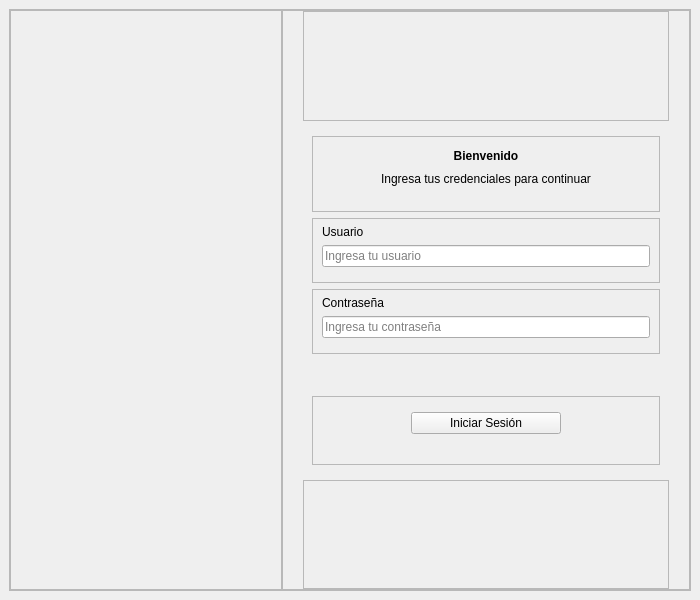
<?xml version="1.0" encoding="UTF-8"?>
<ui version="4.0">
 <class>LoginWindow</class>
 <widget class="QMainWindow" name="LoginWindow">
  <property name="geometry">
   <rect>
    <x>0</x>
    <y>0</y>
    <width>700</width>
    <height>600</height>
   </rect>
  </property>
  <property name="maximumSize">
   <size>
    <width>700</width>
    <height>600</height>
   </size>
  </property>
  <property name="windowTitle">
   <string>LoginWindow</string>
  </property>
  <widget class="QWidget" name="centralwidget">
   <layout class="QHBoxLayout" name="horizontalLayout">
    <item>
     <widget class="QFrame" name="frame">
      <property name="frameShape">
       <enum>QFrame::Shape::StyledPanel</enum>
      </property>
      <property name="frameShadow">
       <enum>QFrame::Shadow::Raised</enum>
      </property>
      <layout class="QHBoxLayout" name="horizontalLayout_2" stretch="2,3">
       <property name="spacing">
        <number>0</number>
       </property>
       <property name="leftMargin">
        <number>0</number>
       </property>
       <property name="topMargin">
        <number>0</number>
       </property>
       <property name="rightMargin">
        <number>0</number>
       </property>
       <property name="bottomMargin">
        <number>0</number>
       </property>
       <item>
        <widget class="QFrame" name="left_frame">
         <property name="frameShape">
          <enum>QFrame::Shape::StyledPanel</enum>
         </property>
         <property name="frameShadow">
          <enum>QFrame::Shadow::Raised</enum>
         </property>
         <property name="lineWidth">
          <number>1</number>
         </property>
        </widget>
       </item>
       <item>
        <widget class="QFrame" name="right_frame">
         <property name="frameShape">
          <enum>QFrame::Shape::StyledPanel</enum>
         </property>
         <property name="frameShadow">
          <enum>QFrame::Shadow::Raised</enum>
         </property>
         <property name="midLineWidth">
          <number>-1</number>
         </property>
         <layout class="QVBoxLayout" name="verticalLayout" stretch="1,2,1">
          <property name="leftMargin">
           <number>20</number>
          </property>
          <property name="topMargin">
           <number>0</number>
          </property>
          <property name="rightMargin">
           <number>20</number>
          </property>
          <property name="bottomMargin">
           <number>0</number>
          </property>
          <item>
           <widget class="QFrame" name="frame_4">
            <property name="frameShape">
             <enum>QFrame::Shape::StyledPanel</enum>
            </property>
            <property name="frameShadow">
             <enum>QFrame::Shadow::Raised</enum>
            </property>
            <property name="lineWidth">
             <number>0</number>
            </property>
           </widget>
          </item>
          <item>
           <widget class="QFrame" name="panel_login">
            <property name="frameShape">
             <enum>QFrame::Shape::NoFrame</enum>
            </property>
            <property name="frameShadow">
             <enum>QFrame::Shadow::Plain</enum>
            </property>
            <property name="lineWidth">
             <number>1</number>
            </property>
            <property name="midLineWidth">
             <number>0</number>
            </property>
            <layout class="QVBoxLayout" name="verticalLayout_2">
             <item>
              <widget class="QFrame" name="frame_7">
               <property name="frameShape">
                <enum>QFrame::Shape::StyledPanel</enum>
               </property>
               <property name="frameShadow">
                <enum>QFrame::Shadow::Raised</enum>
               </property>
               <layout class="QGridLayout" name="gridLayout">
                <property name="bottomMargin">
                 <number>25</number>
                </property>
                <item row="0" column="0">
                 <spacer name="horizontalSpacer">
                  <property name="orientation">
                   <enum>Qt::Orientation::Horizontal</enum>
                  </property>
                  <property name="sizeHint" stdset="0">
                   <size>
                    <width>40</width>
                    <height>20</height>
                   </size>
                  </property>
                 </spacer>
                </item>
                <item row="0" column="1">
                 <widget class="QLabel" name="titleLabel">
                  <property name="font">
                   <font>
                    <bold>true</bold>
                   </font>
                  </property>
                  <property name="layoutDirection">
                   <enum>Qt::LayoutDirection::LeftToRight</enum>
                  </property>
                  <property name="autoFillBackground">
                   <bool>false</bool>
                  </property>
                  <property name="text">
                   <string>Bienvenido</string>
                  </property>
                  <property name="textFormat">
                   <enum>Qt::TextFormat::RichText</enum>
                  </property>
                  <property name="alignment">
                   <set>Qt::AlignmentFlag::AlignCenter</set>
                  </property>
                 </widget>
                </item>
                <item row="0" column="2">
                 <spacer name="horizontalSpacer_4">
                  <property name="orientation">
                   <enum>Qt::Orientation::Horizontal</enum>
                  </property>
                  <property name="sizeHint" stdset="0">
                   <size>
                    <width>40</width>
                    <height>20</height>
                   </size>
                  </property>
                 </spacer>
                </item>
                <item row="1" column="1">
                 <widget class="QLabel" name="subtitleLabel">
                  <property name="text">
                   <string>Ingresa tus credenciales para continuar</string>
                  </property>
                 </widget>
                </item>
               </layout>
              </widget>
             </item>
             <item>
              <widget class="QFrame" name="frame_10">
               <property name="frameShape">
                <enum>QFrame::Shape::StyledPanel</enum>
               </property>
               <property name="frameShadow">
                <enum>QFrame::Shadow::Raised</enum>
               </property>
               <layout class="QGridLayout" name="gridLayout_2">
                <property name="topMargin">
                 <number>6</number>
                </property>
                <property name="bottomMargin">
                 <number>15</number>
                </property>
                <item row="0" column="0">
                 <widget class="QLabel" name="userLabel">
                  <property name="text">
                   <string>Usuario</string>
                  </property>
                 </widget>
                </item>
                <item row="1" column="0">
                 <widget class="QLineEdit" name="usernameEdit">
                  <property name="minimumSize">
                   <size>
                    <width>200</width>
                    <height>0</height>
                   </size>
                  </property>
                  <property name="baseSize">
                   <size>
                    <width>0</width>
                    <height>0</height>
                   </size>
                  </property>
                  <property name="frame">
                   <bool>true</bool>
                  </property>
                  <property name="placeholderText">
                   <string>Ingresa tu usuario</string>
                  </property>
                  <property name="clearButtonEnabled">
                   <bool>true</bool>
                  </property>
                 </widget>
                </item>
               </layout>
              </widget>
             </item>
             <item>
              <widget class="QFrame" name="frame_13">
               <property name="frameShape">
                <enum>QFrame::Shape::StyledPanel</enum>
               </property>
               <property name="frameShadow">
                <enum>QFrame::Shadow::Raised</enum>
               </property>
               <layout class="QGridLayout" name="gridLayout_3">
                <property name="topMargin">
                 <number>6</number>
                </property>
                <property name="bottomMargin">
                 <number>15</number>
                </property>
                <item row="0" column="0">
                 <widget class="QLabel" name="passLabel">
                  <property name="text">
                   <string>Contraseña</string>
                  </property>
                 </widget>
                </item>
                <item row="1" column="0">
                 <widget class="QLineEdit" name="passwordEdit">
                  <property name="minimumSize">
                   <size>
                    <width>200</width>
                    <height>0</height>
                   </size>
                  </property>
                  <property name="echoMode">
                   <enum>QLineEdit::EchoMode::Password</enum>
                  </property>
                  <property name="placeholderText">
                   <string>Ingresa tu contraseña</string>
                  </property>
                 </widget>
                </item>
               </layout>
              </widget>
             </item>
             <item>
              <widget class="QFrame" name="errorBox">
               <property name="enabled">
                <bool>true</bool>
               </property>
               <property name="visible">
                <bool>false</bool>
               </property>
               <property name="frameShape">
                <enum>QFrame::Shape::NoFrame</enum>
               </property>
               <layout class="QHBoxLayout" name="errorLayout">
                <property name="spacing">
                 <number>8</number>
                </property>
                <property name="leftMargin">
                 <number>12</number>
                </property>
                <property name="topMargin">
                 <number>8</number>
                </property>
                <property name="rightMargin">
                 <number>12</number>
                </property>
                <property name="bottomMargin">
                 <number>8</number>
                </property>
                <item>
                 <widget class="QLabel" name="errorIcon">
                  <property name="sizePolicy">
                   <sizepolicy hsizetype="Fixed" vsizetype="Fixed">
                    <horstretch>0</horstretch>
                    <verstretch>0</verstretch>
                   </sizepolicy>
                  </property>
                  <property name="alignment">
                   <set>Qt::AlignmentFlag::AlignTop</set>
                  </property>
                 </widget>
                </item>
                <item>
                 <widget class="QLabel" name="errorLabel">
                  <property name="enabled">
                   <bool>true</bool>
                  </property>
                  <property name="text">
                   <string/>
                  </property>
                  <property name="wordWrap">
                   <bool>true</bool>
                  </property>
                 </widget>
                </item>
               </layout>
              </widget>
             </item>
             <item>
              <widget class="QFrame" name="frame_16">
               <property name="frameShape">
                <enum>QFrame::Shape::StyledPanel</enum>
               </property>
               <property name="frameShadow">
                <enum>QFrame::Shadow::Raised</enum>
               </property>
               <layout class="QHBoxLayout" name="horizontalLayout_6">
                <property name="topMargin">
                 <number>15</number>
                </property>
                <property name="bottomMargin">
                 <number>30</number>
                </property>
                <item>
                 <spacer name="horizontalSpacer_7">
                  <property name="orientation">
                   <enum>Qt::Orientation::Horizontal</enum>
                  </property>
                  <property name="sizeHint" stdset="0">
                   <size>
                    <width>59</width>
                    <height>20</height>
                   </size>
                  </property>
                 </spacer>
                </item>
                <item>
                 <widget class="QPushButton" name="loginButton">
                  <property name="minimumSize">
                   <size>
                    <width>150</width>
                    <height>0</height>
                   </size>
                  </property>
                  <property name="text">
                   <string>Iniciar Sesión</string>
                  </property>
                 </widget>
                </item>
                <item>
                 <spacer name="horizontalSpacer_8">
                  <property name="orientation">
                   <enum>Qt::Orientation::Horizontal</enum>
                  </property>
                  <property name="sizeHint" stdset="0">
                   <size>
                    <width>59</width>
                    <height>20</height>
                   </size>
                  </property>
                 </spacer>
                </item>
               </layout>
              </widget>
             </item>
            </layout>
           </widget>
          </item>
          <item>
           <widget class="QFrame" name="frame_6">
            <property name="frameShape">
             <enum>QFrame::Shape::StyledPanel</enum>
            </property>
            <property name="frameShadow">
             <enum>QFrame::Shadow::Raised</enum>
            </property>
           </widget>
          </item>
         </layout>
        </widget>
       </item>
      </layout>
     </widget>
    </item>
   </layout>
  </widget>
  <widget class="QMenuBar" name="menubar">
   <property name="geometry">
    <rect>
     <x>0</x>
     <y>0</y>
     <width>700</width>
     <height>17</height>
    </rect>
   </property>
  </widget>
 </widget>
 <resources>
  <include location="../../../resources/Resources.qrc"/>
 </resources>
 <connections/>
</ui>
